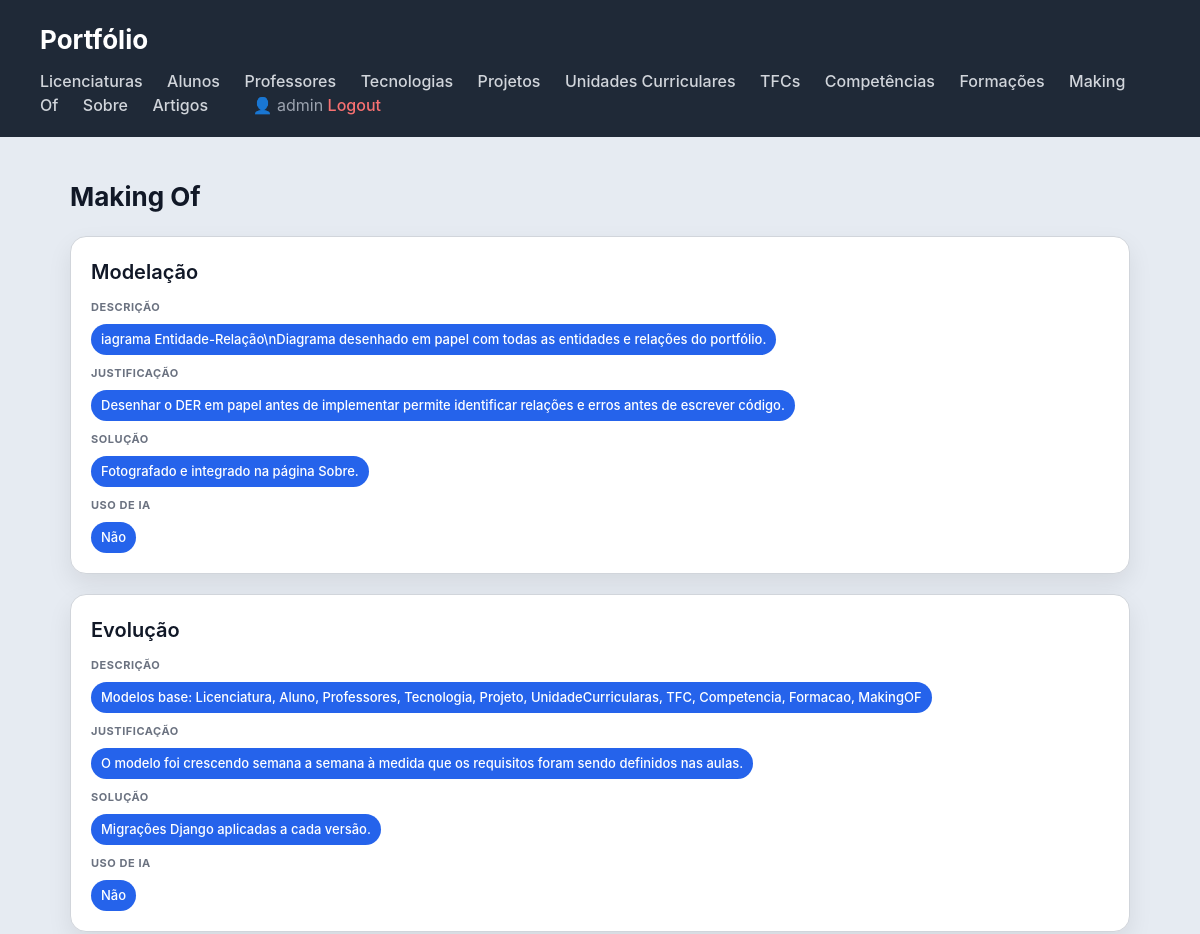
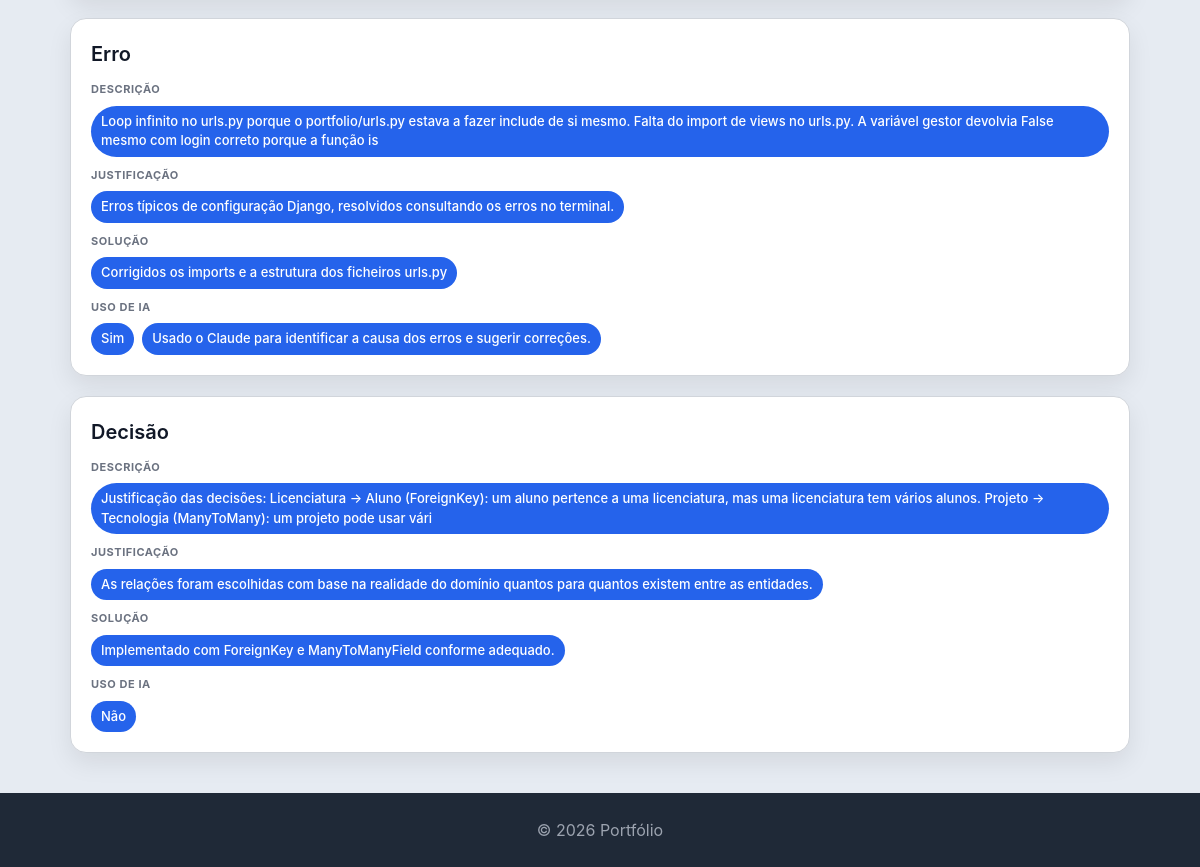
The page /makingof/ (signed in) on the database its author committed (2 pictures, top to bottom).
### portfolio/models.py (models this page shows, shortened)
class MakingOF(models.Model):
    tipo = models.CharField(max_length=100)
    descricao = models.CharField(max_length=200)
    justificacao = models.CharField(max_length=250)
    solucao = models.CharField(max_length=150)
    uso_ia = models.BooleanField()
    descricao_uso_ia = models.CharField(max_length=250)

### portfolio/views.py (the view)
# urls.py: path('makingof/', views.makingof_view, name='makingof'),
def makingof_view(request):
    makingof = MakingOF.objects.all()
    return render(request, 'portfolio/makingof.html', {'makingof': makingof})

### portfolio/templates/portfolio/makingof.html
{% extends 'portfolio/base.html' %}
{% load markdownify %}
{% block content %}
<h2>Making Of</h2>
<section>
    {% for item in makingof %}
    <article>
        <header>
            <h3>{{ item.tipo }}</h3>
        </header>
        <section>
            <h4>Descrição</h4>
            <ul>
                <li>{{ item.descricao | markdownify }}</li>
            </ul>
        </section>
        <section>
            <h4>Justificação</h4>
            <ul>
                <li>{{ item.justificacao | markdownify }}</li>
            </ul>
        </section>
        <section>
            <h4>Solução</h4>
            <ul>
                <li>{{ item.solucao | markdownify }}</li>
            </ul>
        </section>
        <section>
            <h4>Uso de IA</h4>
            <ul>
                <li>{% if item.uso_ia %}Sim{% else %}Não{% endif %}</li>
                {% if item.uso_ia %}
                <li>{{ item.descricao_uso_ia | markdownify }}</li>
                {% endif %}
            </ul>
        </section>
    </article>
    {% empty %}
    <p>Nenhuma entrada encontrada.</p>
    {% endfor %}
</section>
{% endblock %}

### portfolio/templates/portfolio/base.html (shortened to what this page needs)
<!DOCTYPE html>
<html lang="pt">
<head>
    {% load static %}
    <link rel="stylesheet" href="{% static 'portfolio/styles.css' %}">
</head>
<body>
    <header>
        <h1><a href="{% url 'portfolio_index' %}" style="color:white;text-decoration:none;">Portfólio</a></h1>
        <nav>
            <a href="{% url 'licenciaturas' %}">Licenciaturas</a>
            <a href="{% url 'alunos' %}">Alunos</a>
            <a href="{% url 'professores' %}">Professores</a>
            <a href="{% url 'tecnologias' %}">Tecnologias</a>
            <a href="{% url 'projetos' %}">Projetos</a>
            <a href="{% url 'unidades_curriculares' %}">Unidades Curriculares</a>
            <a href="{% url 'tfcs' %}">TFCs</a>
            <a href="{% url 'competencias' %}">Competências</a>
            <a href="{% url 'formacoes' %}">Formações</a>
            <a href="{% url 'makingof' %}">Making Of</a>
            <a href="{% url 'sobre' %}">Sobre</a>
            <a href="{% url 'artigos' %}">Artigos</a>
            {% if request.user.is_authenticated %}
            <span style="color:#9ca3af; margin-left:20px;">👤 {{ request.user.username }}</span>
            <a href="{% url 'logout' %}" style="color:#f87171;">Logout</a>
            {% else %}
            <a href="{% url 'login' %}">Login</a>
            {% endif %}
        </nav>
    </header>
    <main>
        {% block content %}
        {% endblock %}
    </main>
    <footer>
        <p>&copy; 2026 Portfólio</p>
    </footer>
</body>
</html>

### portfolio/static/portfolio/styles.css (style rules this page uses)
* { box-sizing: border-box; margin: 0; padding: 0; }
body { font-family: "Inter", "Segoe UI", system-ui, -apple-system, sans-serif; background: #e6ebf2; color: #111827; line-height: 1.5; }
body > header { background: #1f2937; color: white; padding: 20px 40px; }
body > header h1 a { color: white; text-decoration: none; }
body > header h1 { font-size: 26px; }
body > header nav { margin-top: 10px; }
body > header nav a { color: #d1d5db; margin-right: 20px; text-decoration: none; font-weight: 500; }
main { max-width: 1100px; margin: 40px auto; padding: 0 20px; }
h2 { margin-bottom: 20px; font-size: 26px; }
section > article { background: white; padding: 20px; border-radius: 16px; border: 1px solid #d1d5db; box-shadow: 0 10px 25px rgba(0,0,0,0.08); transition: all 0.25s ease; margin-bottom: 20px; }
article > header { margin-bottom: 12px; }
article > header > h3 { font-size: 20px; font-weight: 600; margin-bottom: 4px; }
article > section { margin-top: 10px; }
article > section > h4 { font-size: 11px; text-transform: uppercase; color: #6b7280; margin-bottom: 8px; letter-spacing: 0.05em; }
article > section > ul { list-style: none; display: flex; flex-wrap: wrap; gap: 8px; }
article > section > ul > li { background: #2563eb; color: white; padding: 6px 10px; border-radius: 999px; font-size: 13px; font-weight: 500; }
footer { text-align: center; padding: 25px; background: #1f2937; color: #9ca3af; margin-top: 40px; }

### rows shown on the page
MakingOF: tipo "Modelação", descricao "iagrama Entidade-Relação\\nDiagrama desenhado em papel com todas as entidades e relações do portfólio.", justificacao "Desenhar o DER em papel antes de implementar permite identificar relações e erros antes de escrever código.", solucao "Fotografado e integrado na página Sobre.", uso_ia "Não"
MakingOF: tipo "Evolução", descricao "Modelos base: Licenciatura, Aluno, Professores, Tecnologia, Projeto, UnidadeCurricularas, TFC, Competencia, Formacao, MakingOF", justificacao "O modelo foi crescendo semana a semana à medida que os requisitos foram sendo definidos nas aulas.", solucao "Migrações Django aplicadas a cada versão.", uso_ia "Não"
MakingOF: tipo "Erro", descricao "Loop infinito no urls.py porque o portfolio/urls.py estava a fazer include de si mesmo. Falta do import de views no urls.py. A variável gestor devolvia False mesmo com login correto porque a função is", justificacao "Erros típicos de configuração Django, resolvidos consultando os erros no terminal.", solucao "Corrigidos os imports e a estrutura dos ficheiros urls.py", uso_ia "Sim", descricao_uso_ia "Usado o Claude para identificar a causa dos erros e sugerir correções."
MakingOF: tipo "Decisão", descricao "Justificação das decisões: Licenciatura → Aluno (ForeignKey): um aluno pertence a uma licenciatura, mas uma licenciatura tem vários alunos. Projeto → Tecnologia (ManyToMany): um projeto pode usar vári", justificacao "As relações foram escolhidas com base na realidade do domínio quantos para quantos existem entre as entidades.", solucao "Implementado com ForeignKey e ManyToManyField conforme adequado.", uso_ia "Não"

### other values the page prints
{{ request.user.username }} "admin"
